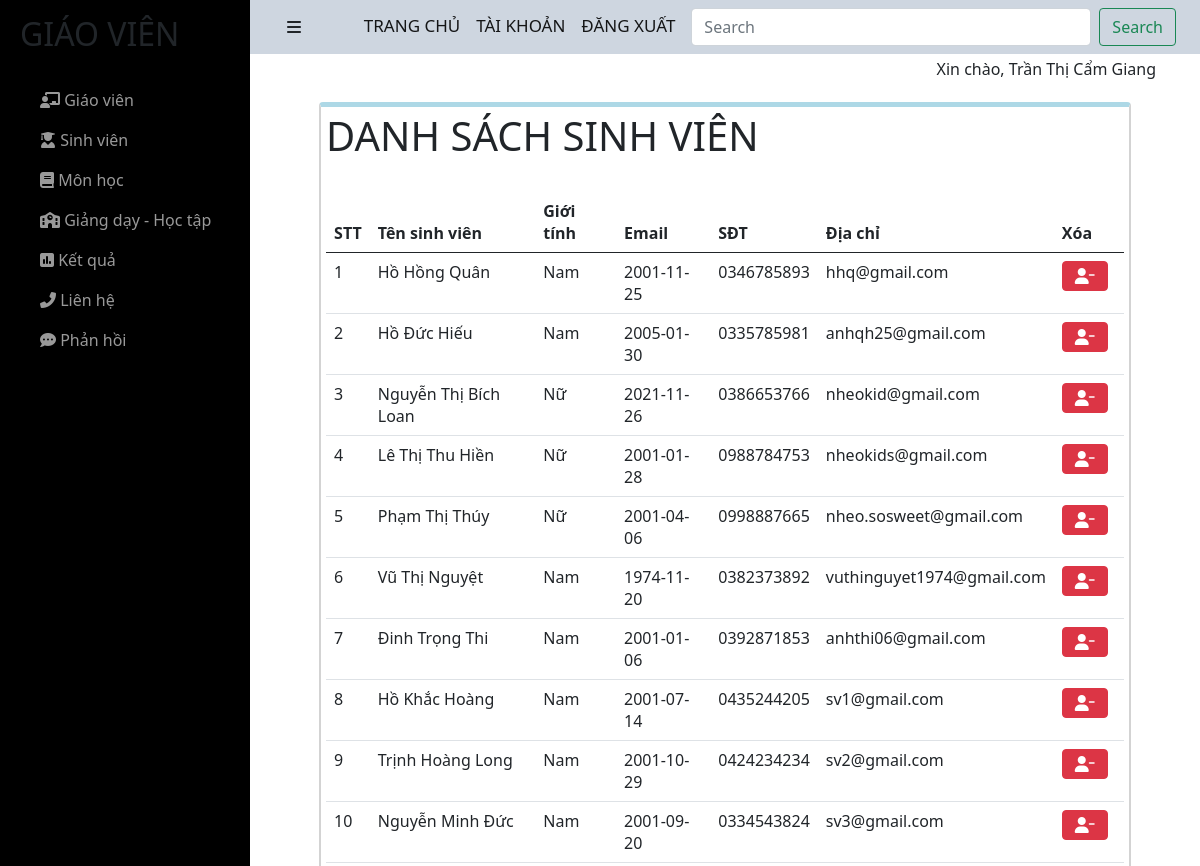
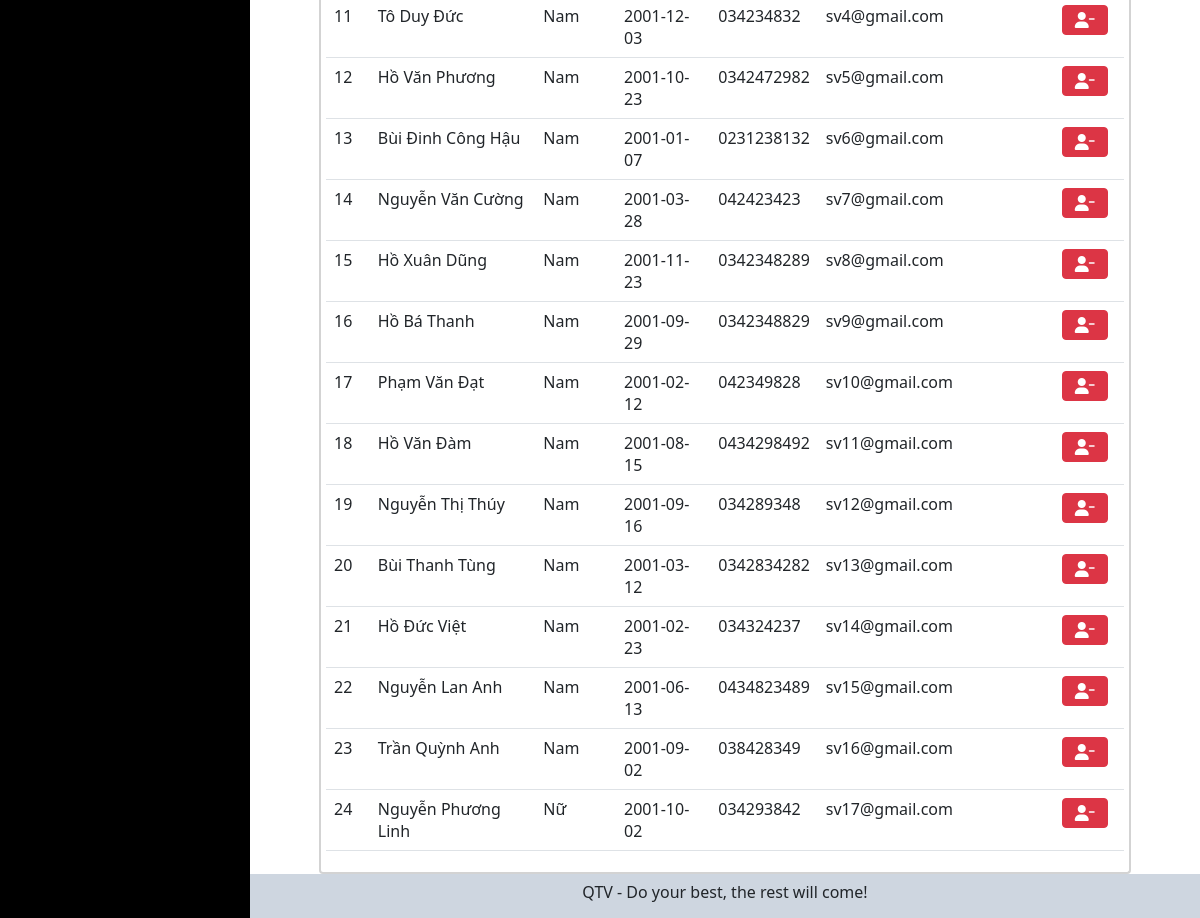
The app's page /admin/teacher/student.php (signed in) with its own data (2 pictures, top to bottom).
### tables this page shows
CREATE TABLE `users` (
  `user_id` int(11) NOT NULL,
  `user_name` varchar(255) NOT NULL,
  `user_avatar` varchar(255) DEFAULT NULL,
  `user_gioitinh` tinyint(4) NOT NULL,
  `user_birthday` date NOT NULL,
  `user_phone` varchar(255) NOT NULL,
  `user_email` varchar(255) NOT NULL,
  `user_pass` varchar(255) NOT NULL,
  `user_level` int(11) NOT NULL,
  `status` tinyint(4) NOT NULL,
  `code` varchar(255) NOT NULL,
  `code_forgot` varchar(255) NOT NULL
);

### admin/teacher/student.php (the view, shortened to what this page needs)
<?php include('./header.php') ?>
<br><br>
<div class="all-teacher">
<h1>DANH SÁCH SINH VIÊN</h1>
<br>
<table class="table">
    <thead>
        <tr>
            <th scope="col">STT</th>
            <th scope="col">Tên sinh viên</th>
            <th scope="col">Giới tính</th>
            <th scope="col">Email</th>
            <th scope="col">SĐT</th>
            <th scope="col">Địa chỉ</th>
            <th scope="col">Xóa</th>
        </tr>
    </thead>
    <tbody>
        <?php
        $sql = "SELECT * from users where user_level = 0";
        $res = mysqli_query($conn, $sql);
        $sn = 1;
        if ($res == true) {
            while ($row = mysqli_fetch_assoc($res)) {
                $user_gioitinh = $row['user_gioitinh'];
        ?>
                <tr>
                    <td><?php echo $sn++ ?></td>
                    <td><?php echo $row['user_name']; ?></td>
                    <td>
                        <?php if ($user_gioitinh == 1) {
                            echo 'Nam';
                        }
                        if ($user_gioitinh == 0) {
                            echo 'Nữ';
                        }
                        ?>
                    </td>
                    <td><?php echo $row['user_birthday']; ?></td>
                    <td><?php echo $row['user_phone']; ?></td>
                    <td><?php echo $row['user_email']; ?></td>
                    <td>
                        <a href="./del-student-teacher.php?user_id=<?php echo $row['user_id']; ?>"><button type="button" class="btn btn-danger text-white me-2"><i class="fas fa-user-minus"></i></button></a>
                    </td>
                </tr>
        <?php
            }
        }
        ?>
    </tbody>
</table>
</div>
<?php include('./footer.php') ?>

### admin/teacher/header.php (shortened to what this page needs)
<link href="https://cdn.jsdelivr.net/npm/bootstrap@5.0.2/dist/css/bootstrap.min.css" rel="stylesheet">
<link rel="stylesheet" href="https://cdnjs.cloudflare.com/ajax/libs/font-awesome/6.0.0-beta2/css/all.min.css" />
<link rel="stylesheet" href="./sidebar.css">
<div id="wrapper">
    <div id="sidebar-wrapper">
        <ul class="sidebar-nav">
            <li class="sidebar-brand">
                <h2>GIÁO VIÊN</h2>
            </li>
            <li>
                <a href="teacher.php"><i class="fas fa-chalkboard-teacher"></i> Giáo viên</a>
            </li>
            <li>
                <a href="student.php"><i class="fas fa-user-graduate"></i> Sinh viên</a>
            </li>
            <li>
                <a href="subject.php"><i class="fas fa-book"></i> Môn học</a>
            </li>
            <li>
                <a href="learn-teach-teacher.php"><i class="fas fa-school"></i> Giảng dạy - Học tập</a>
            </li>
            <li>
                <a href="result-admin.php"><i class="fas fa-poll"></i></i> Kết quả</a>
            </li>
            <li>
                <a href="contact.php"><i class="fas fa-phone-alt"></i> Liên hệ</a>
            </li>
            <li>
                <a href="chat.php"><i class="fas fa-comment-dots"></i> Phản hồi</a>
            </li>
        </ul>
    </div>
    <div id="page-content-wrapper">
        <div class="container-fluid">
            <div class="row">
                <div class="col-lg-12">
                    <nav class="navbar navbar-light">
                        <div class="container-fluid">
                            <a href="#menu-toggle" class="btn btn-default" id="menu-toggle"><i class="fas fa-bars"></i></a>
                            <form class="d-flex " style="margin-bottom:0">
                                <a href="./index.php" class="navbar-brand">TRANG CHỦ</a>
                                <a href="./accout.php" class="navbar-brand">TÀI KHOẢN</a>
                                <a href="../../login/logout.php" class="navbar-brand">ĐĂNG XUẤT</a>
                                <input class="form-control me-2" type="search" placeholder="Search" aria-label="Search">
                                <button class="btn btn-outline-success" type="submit">Search</button>
                            </form>
                        </div>
                    </nav>
                    <div class="main-content">
                        <div class="container">
                            <div class="display-name">
                                <?php
                                if (isset($_SESSION['display-username'])) {
                                    echo $_SESSION['display-username'];
                                }
                                ?>
                            </div>

### admin/teacher/footer.php (shortened to what this page needs)
</div>
</div>
</div>
</div>
</div>
</div>
<footer>
<p class="ftr text-center">
QTV - Do your best, the rest will come!
</p>
</footer>
</div>

### admin/teacher/sidebar.css (style rules this page uses)
.row > * { padding: 0; }
#wrapper { padding-left: 0; -webkit-transition: all 0.5s ease; -moz-transition: all 0.5s ease; -o-transition: all 0.5s ease; transition: all 0.5s ease; }
.navbar-brand { font-size: 17px; font-weight: 500; }
#page-content-wrapper { padding: 50px; position: relative; }
#sidebar-wrapper { z-index: 1000; position: fixed; left: 250px; width: 0; height: 100%; margin-left: -250px; overflow-y: auto; background: #000; -webkit-transition: all 0.5s ease; -moz-transition: all 0.5s ease; -o-transition: all 0.5s ease; transition: all 0.5s ease; }
#page-content-wrapper { width: 100%; position: absolute; padding: 15px; }
.sidebar-nav { position: absolute; top: 0; width: 250px; margin: 0; padding: 0; list-style: none; }
.sidebar-nav li { text-indent: 20px; line-height: 40px; }
.sidebar-nav li a { display: block; text-decoration: none; color: #999999; }
.sidebar-nav > .sidebar-brand { height: 65px; font-size: 18px; line-height: 60px; margin-top: 15px; }
@media (min-width: 768px) { #wrapper { padding-left: 250px; } }
@media (min-width: 768px) { #sidebar-wrapper { width: 250px; } }
@media (min-width: 768px) { #page-content-wrapper { padding: 0; position: relative; } }
.navbar, .ftr { background-color: #ced6e0; }
.ftr { height: 44px; margin-bottom: 0; padding-top: 6px; }
.container { min-height: 600px; }
h6 { margin-top: 0; }
a { text-decoration: none; }
.main-content { min-height: 650px; }
.form-control { width: 400px; }
.display-name { margin-top: 0; float: right; padding-right: 20px; padding-top: 6px; }
.all-teacher { margin: auto; border: 2px solid lightgray; border-top: 5px solid lightblue; border-radius: 4px; padding: 5px; width: 90%; }

### records on screen
users: user_name "Hồ Hồng Quân", user_gioitinh "Nam", user_birthday "2001-11-25", user_phone "0346785893", user_email "hhq@gmail.com"
users: user_name "Hồ Đức Hiếu", user_gioitinh "Nam", user_birthday "2005-01-30", user_phone "0335785981", user_email "anhqh25@gmail.com"
users: user_name "Nguyễn Thị Bích Loan", user_gioitinh "Nữ", user_birthday "2021-11-26", user_phone "0386653766", user_email "nheokid@gmail.com"
users: user_name "Lê Thị Thu Hiền", user_gioitinh "Nữ", user_birthday "2001-01-28", user_phone "0988784753", user_email "nheokids@gmail.com"
users: user_name "Phạm Thị Thúy", user_gioitinh "Nữ", user_birthday "2001-04-06", user_phone "0998887665", user_email "nheo.sosweet@gmail.com"
users: user_name "Vũ Thị Nguyệt", user_gioitinh "Nam", user_birthday "1974-11-20", user_phone "0382373892", user_email "vuthinguyet1974@gmail.com"
users: user_name "Đinh Trọng Thi", user_gioitinh "Nam", user_birthday "2001-01-06", user_phone "0392871853", user_email "anhthi06@gmail.com"
users: user_name "Hồ Khắc Hoàng", user_gioitinh "Nam", user_birthday "2001-07-14", user_phone "0435244205", user_email "sv1@gmail.com"
users: user_name "Trịnh Hoàng Long", user_gioitinh "Nam", user_birthday "2001-10-29", user_phone "0424234234", user_email "sv2@gmail.com"
users: user_name "Nguyễn Minh Đức", user_gioitinh "Nam", user_birthday "2001-09-20", user_phone "0334543824", user_email "sv3@gmail.com"
users: user_name "Tô Duy Đức", user_gioitinh "Nam", user_birthday "2001-12-03", user_phone "034234832", user_email "sv4@gmail.com"
users: user_name "Hồ Văn Phương", user_gioitinh "Nam", user_birthday "2001-10-23", user_phone "0342472982", user_email "sv5@gmail.com"
users: user_name "Bùi Đinh Công Hậu", user_gioitinh "Nam", user_birthday "2001-01-07", user_phone "0231238132", user_email "sv6@gmail.com"
users: user_name "Nguyễn Văn Cường", user_gioitinh "Nam", user_birthday "2001-03-28", user_phone "042423423", user_email "sv7@gmail.com"
users: user_name "Hồ Xuân Dũng", user_gioitinh "Nam", user_birthday "2001-11-23", user_phone "0342348289", user_email "sv8@gmail.com"
users: user_name "Hồ Bá Thanh", user_gioitinh "Nam", user_birthday "2001-09-29", user_phone "0342348829", user_email "sv9@gmail.com"
users: user_name "Phạm Văn Đạt", user_gioitinh "Nam", user_birthday "2001-02-12", user_phone "042349828", user_email "sv10@gmail.com"
users: user_name "Hồ Văn Đàm", user_gioitinh "Nam", user_birthday "2001-08-15", user_phone "0434298492", user_email "sv11@gmail.com"
users: user_name "Nguyễn Thị Thúy", user_gioitinh "Nam", user_birthday "2001-09-16", user_phone "034289348", user_email "sv12@gmail.com"
users: user_name "Bùi Thanh Tùng", user_gioitinh "Nam", user_birthday "2001-03-12", user_phone "0342834282", user_email "sv13@gmail.com"
users: user_name "Hồ Đức Việt", user_gioitinh "Nam", user_birthday "2001-02-23", user_phone "034324237", user_email "sv14@gmail.com"
users: user_name "Nguyễn Lan Anh", user_gioitinh "Nam", user_birthday "2001-06-13", user_phone "0434823489", user_email "sv15@gmail.com"
users: user_name "Trần Quỳnh Anh", user_gioitinh "Nam", user_birthday "2001-09-02", user_phone "038428349", user_email "sv16@gmail.com"
users: user_name "Nguyễn Phương Linh", user_gioitinh "Nữ", user_birthday "2001-10-02", user_phone "034293842", user_email "sv17@gmail.com"

### other values on screen
$_SESSION['display-username'] "Xin chào, Trần Thị Cẩm Giang"
